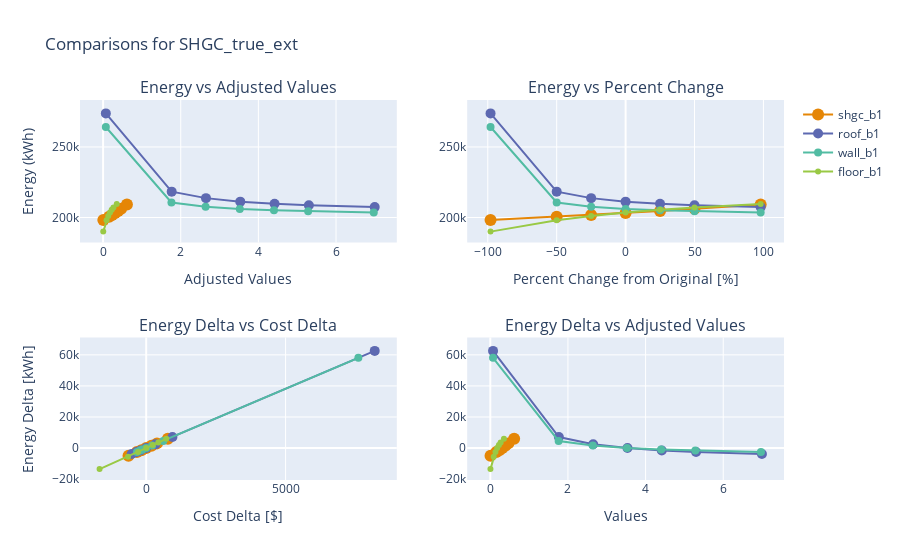
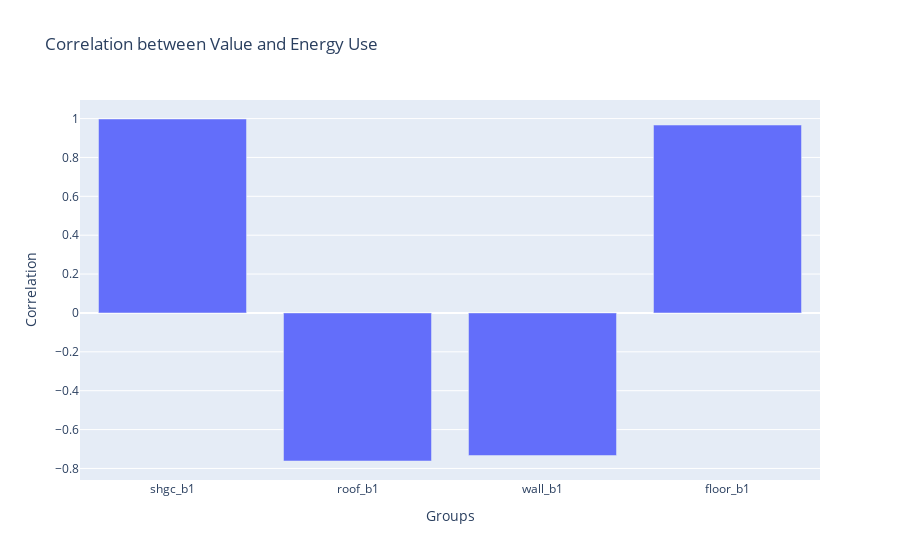

Write notebook code for charts like these, in order.
### Markdown cell above
## SHGC_true_ext

### Code cell
shgc = get_group("SHGC_true_ext", False)
data = shgc
four_compare(data[0], data[1], data[2])
correlations(data[1], data[2])

### Figure 1 — Plotly figure (JSON) as saved in the notebook; plotly's stock layout.template omitted (floating-point values rounded to 4 significant figures)
{"data": [{"legendgroup": "Groups", "line": {"color": "rgb(229, 134, 6)"}, "marker": {"size": 12.0}, "mode": "lines+markers", "name": "shgc_b1", "showlegend": true, "type": "scatter", "x": [0.0062, 0.155, 0.2325, 0.31, 0.3875, 0.465, 0.6138], "xaxis": "x", "y": [198200.0, 200500.0, 201800.0, 203100.0, 204600.0, 206100.0, 209200.0], "yaxis": "y"}, {"legendgroup": "Groups", "line": {"color": "rgb(93, 105, 177)"}, "marker": {"size": 10.0}, "mode": "lines+markers", "name": "roof_b1", "showlegend": true, "type": "scatter", "x": [0.07067, 1.767, 2.65, 3.534, 4.417, 5.3, 6.996], "xaxis": "x", "y": [273800.0, 218300.0, 213700.0, 211200.0, 209700.0, 208700.0, 207400.0], "yaxis": "y"}, {"legendgroup": "Groups", "line": {"color": "rgb(82, 188, 163)"}, "marker": {"size": 8.003}, "mode": "lines+markers", "name": "wall_b1", "showlegend": true, "type": "scatter", "x": [0.07042, 1.761, 2.641, 3.521, 4.401, 5.282, 6.972], "xaxis": "x", "y": [264200.0, 210700.0, 207700.0, 206100.0, 205100.0, 204400.0, 203600.0], "yaxis": "y"}, {"legendgroup": "Groups", "line": {"color": "rgb(153, 201, 69)"}, "marker": {"size": 6.004}, "mode": "lines+markers", "name": "floor_b1", "showlegend": true, "type": "scatter", "x": [0.00355, 0.08875, 0.1331, 0.1775, 0.2219, 0.2662, 0.3514], "xaxis": "x", "y": [190000.0, 198000.0, 201100.0, 203600.0, 205500.0, 207100.0, 209500.0], "yaxis": "y"}, {"legendgroup": "Groups", "line": {"color": "rgb(229, 134, 6)"}, "marker": {"size": 12.0}, "mode": "lines+markers", "name": "shgc_b1", "showlegend": false, "type": "scatter", "x": [-98, -50, -25, 0, 25, 50, 98], "xaxis": "x2", "y": [198200.0, 200500.0, 201800.0, 203100.0, 204600.0, 206100.0, 209200.0], "yaxis": "y2"}, {"legendgroup": "Groups", "line": {"color": "rgb(93, 105, 177)"}, "marker": {"size": 10.0}, "mode": "lines+markers", "name": "roof_b1", "showlegend": false, "type": "scatter", "x": [-98, -50, -25, 0, 25, 50, 98], "xaxis": "x2", "y": [273800.0, 218300.0, 213700.0, 211200.0, 209700.0, 208700.0, 207400.0], "yaxis": "y2"}, {"legendgroup": "Groups", "line": {"color": "rgb(82, 188, 163)"}, "marker": {"size": 8.003}, "mode": "lines+markers", "name": "wall_b1", "showlegend": false, "type": "scatter", "x": [-98, -50, -25, 0, 25, 50, 98], "xaxis": "x2", "y": [264200.0, 210700.0, 207700.0, 206100.0, 205100.0, 204400.0, 203600.0], "yaxis": "y2"}, {"legendgroup": "Groups", "line": {"color": "rgb(153, 201, 69)"}, "marker": {"size": 6.004}, "mode": "lines+markers", "name": "floor_b1", "showlegend": false, "type": "scatter", "x": [-98, -50, -25, 0, 25, 50, 98], "xaxis": "x2", "y": [190000.0, 198000.0, 201100.0, 203600.0, 205500.0, 207100.0, 209500.0], "yaxis": "y2"}, {"legendgroup": "Groups", "line": {"color": "rgb(229, 134, 6)"}, "marker": {"size": 12.0}, "mode": "lines+markers", "name": "shgc_b1", "showlegend": false, "type": "scatter", "x": [-634.2, -333.8, -172.3, 0, 188.6, 388.5, 777.6], "xaxis": "x3", "y": [-4894.0, -2584.0, -1346.0, 0, 1461.0, 3011.0, 6039.0], "yaxis": "y3"}, {"legendgroup": "Groups", "line": {"color": "rgb(93, 105, 177)"}, "marker": {"size": 10.0}, "mode": "lines+markers", "name": "roof_b1", "showlegend": false, "type": "scatter", "x": [8197.0, 941.9, 332.1, 0, -206.2, -347.1, -519.4], "xaxis": "x3", "y": [62550.0, 7072.0, 2482.0, 0, -1541.0, -2584.0, -3871.0], "yaxis": "y3"}, {"legendgroup": "Groups", "line": {"color": "rgb(82, 188, 163)"}, "marker": {"size": 8.003}, "mode": "lines+markers", "name": "wall_b1", "showlegend": false, "type": "scatter", "x": [7611.0, 612.0, 211.8, 0, -131.6, -220.6, -331.5], "xaxis": "x3", "y": [58090.0, 4576.0, 1585.0, 0, -981.5, -1651.0, -2480.0], "yaxis": "y3"}, {"legendgroup": "Groups", "line": {"color": "rgb(153, 201, 69)"}, "marker": {"size": 6.004}, "mode": "lines+markers", "name": "floor_b1", "showlegend": false, "type": "scatter", "x": [-1672.0, -653.0, -292.2, 0, 234.9, 431.1, 721.8], "xaxis": "x3", "y": [-13560.0, -5540.0, -2479.0, 0, 1943.0, 3547.0, 5942.0], "yaxis": "y3"}, {"legendgroup": "Groups", "line": {"color": "rgb(229, 134, 6)"}, "marker": {"size": 12.0}, "mode": "lines+markers", "name": "shgc_b1", "showlegend": false, "type": "scatter", "x": [0.0062, 0.155, 0.2325, 0.31, 0.3875, 0.465, 0.6138], "xaxis": "x4", "y": [-4894.0, -2584.0, -1346.0, 0, 1461.0, 3011.0, 6039.0], "yaxis": "y4"}, {"legendgroup": "Groups", "line": {"color": "rgb(93, 105, 177)"}, "marker": {"size": 10.0}, "mode": "lines+markers", "name": "roof_b1", "showlegend": false, "type": "scatter", "x": [0.07067, 1.767, 2.65, 3.534, 4.417, 5.3, 6.996], "xaxis": "x4", "y": [62550.0, 7072.0, 2482.0, 0, -1541.0, -2584.0, -3871.0], "yaxis": "y4"}, {"legendgroup": "Groups", "line": {"color": "rgb(82, 188, 163)"}, "marker": {"size": 8.003}, "mode": "lines+markers", "name": "wall_b1", "showlegend": false, "type": "scatter", "x": [0.07042, 1.761, 2.641, 3.521, 4.401, 5.282, 6.972], "xaxis": "x4", "y": [58090.0, 4576.0, 1585.0, 0, -981.5, -1651.0, -2480.0], "yaxis": "y4"}, {"legendgroup": "Groups", "line": {"color": "rgb(153, 201, 69)"}, "marker": {"size": 6.004}, "mode": "lines+markers", "name": "floor_b1", "showlegend": false, "type": "scatter", "x": [0.00355, 0.08875, 0.1331, 0.1775, 0.2219, 0.2662, 0.3514], "xaxis": "x4", "y": [-13560.0, -5540.0, -2479.0, 0, 1943.0, 3547.0, 5942.0], "yaxis": "y4"}], "layout": {"annotations": [{"font": {"size": 16}, "showarrow": false, "text": "Energy vs Adjusted Values", "x": 0.225, "xanchor": "center", "xref": "paper", "y": 1, "yanchor": "bottom", "yref": "paper"}, {"font": {"size": 16}, "showarrow": false, "text": "Energy vs Percent Change", "x": 0.775, "xanchor": "center", "xref": "paper", "y": 1, "yanchor": "bottom", "yref": "paper"}, {"font": {"size": 16}, "showarrow": false, "text": "Energy Delta vs Cost Delta", "x": 0.225, "xanchor": "center", "xref": "paper", "y": 0.375, "yanchor": "bottom", "yref": "paper"}, {"font": {"size": 16}, "showarrow": false, "text": "Energy Delta vs Adjusted Values", "x": 0.775, "xanchor": "center", "xref": "paper", "y": 0.375, "yanchor": "bottom", "yref": "paper"}], "title": {"text": "Comparisons for SHGC_true_ext"}, "xaxis": {"anchor": "y", "domain": [0, 0.45], "title": {"text": "Adjusted Values"}}, "xaxis2": {"anchor": "y2", "domain": [0.55, 1], "title": {"text": "Percent Change from Original [%]"}}, "xaxis3": {"anchor": "y3", "domain": [0, 0.45], "title": {"text": "Cost Delta [$]"}}, "xaxis4": {"anchor": "y4", "domain": [0.55, 1], "title": {"text": "Values"}}, "yaxis": {"anchor": "x", "domain": [0.625, 1], "title": {"text": "Energy (kWh)"}}, "yaxis2": {"anchor": "x2", "domain": [0.625, 1]}, "yaxis3": {"anchor": "x3", "domain": [0, 0.375], "title": {"text": "Energy Delta [kWh]"}}, "yaxis4": {"anchor": "x4", "domain": [0, 0.375]}}}

### Figure 2 — Plotly figure (JSON) as saved in the notebook; plotly's stock layout.template omitted (floating-point values rounded to 4 significant figures)
{"data": [{"type": "bar", "x": ["shgc_b1", "roof_b1", "wall_b1", "floor_b1"], "y": [0.9978, -0.7617, -0.7335, 0.9668]}], "layout": {"title": {"text": "Correlation between Value and Energy Use"}, "xaxis": {"title": {"text": "Groups"}}, "yaxis": {"title": {"text": "Correlation"}}}}
